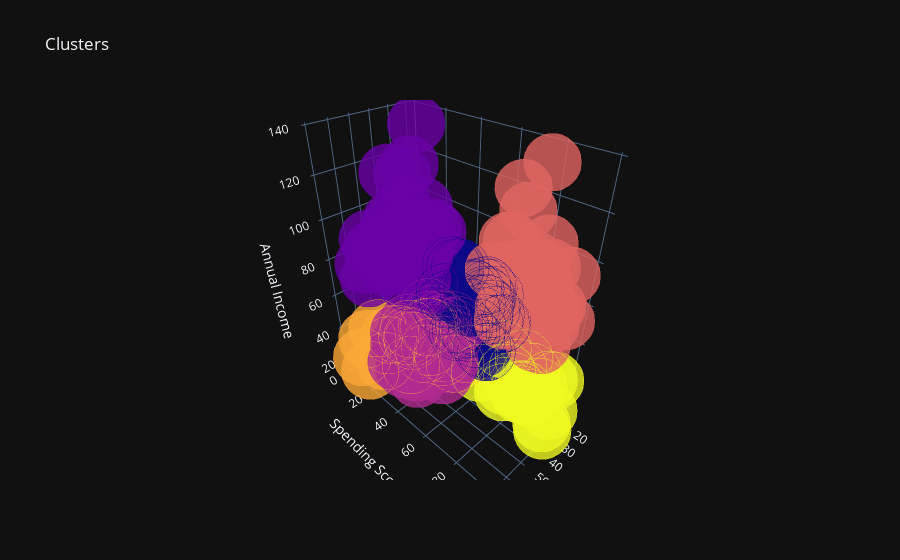

Notebook code cell kept with this figure:
### Markdown cell above
## 3D Plot of Clusters

### Code cell
df['label3'] =  labels3
trace1 = go.Scatter3d(
    x= df['Age'],
    y= df['Spending Score (1-100)'],
    z= df['Annual Income (k$)'],
    mode='markers',
     marker=dict(
        color = df['label3'], 
        size= 20,
        line=dict(
            color= df['label3'],
            width= 12
        ),
        opacity=0.8
     )
)
data = [trace1]
layout = go.Layout(
#     margin=dict(
#         l=0,
#         r=0,
#         b=0,
#         t=0
#     )
    title= 'Clusters',
    scene = dict(
            xaxis = dict(title  = 'Age'),
            yaxis = dict(title  = 'Spending Score'),
            zaxis = dict(title  = 'Annual Income')
        )
)
fig = go.Figure(data=data, layout=layout)
py.offline.iplot(fig)

### Figure 1 — Plotly figure (JSON) as saved in the notebook; plotly's stock layout.template omitted (floating-point values rounded to 4 significant figures; data arrays with more than 128 entries replaced by an {"elided": "..."} marker saying what was removed)
{"data": [{"marker": {"color": {"elided": "200 int values"}, "line": {"color": {"elided": "200 int values"}, "width": 12}, "opacity": 0.8, "size": 20}, "mode": "markers", "x": {"elided": "200 int values"}, "y": {"elided": "200 int values"}, "z": {"elided": "200 int values"}, "type": "scatter3d"}], "layout": {"scene": {"xaxis": {"title": {"text": "Age"}}, "yaxis": {"title": {"text": "Spending Score"}}, "zaxis": {"title": {"text": "Annual Income"}}}, "title": {"text": "Clusters"}}}
